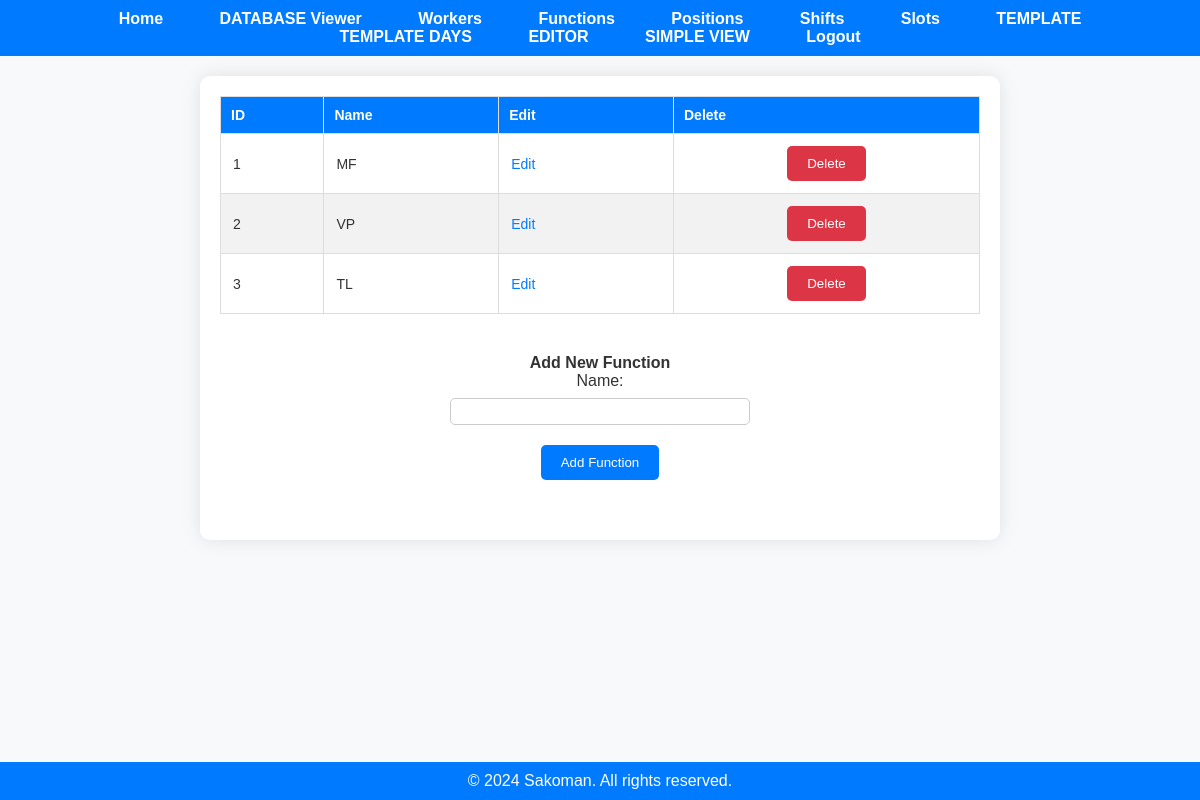
The app's page /functions (signed in), older data.
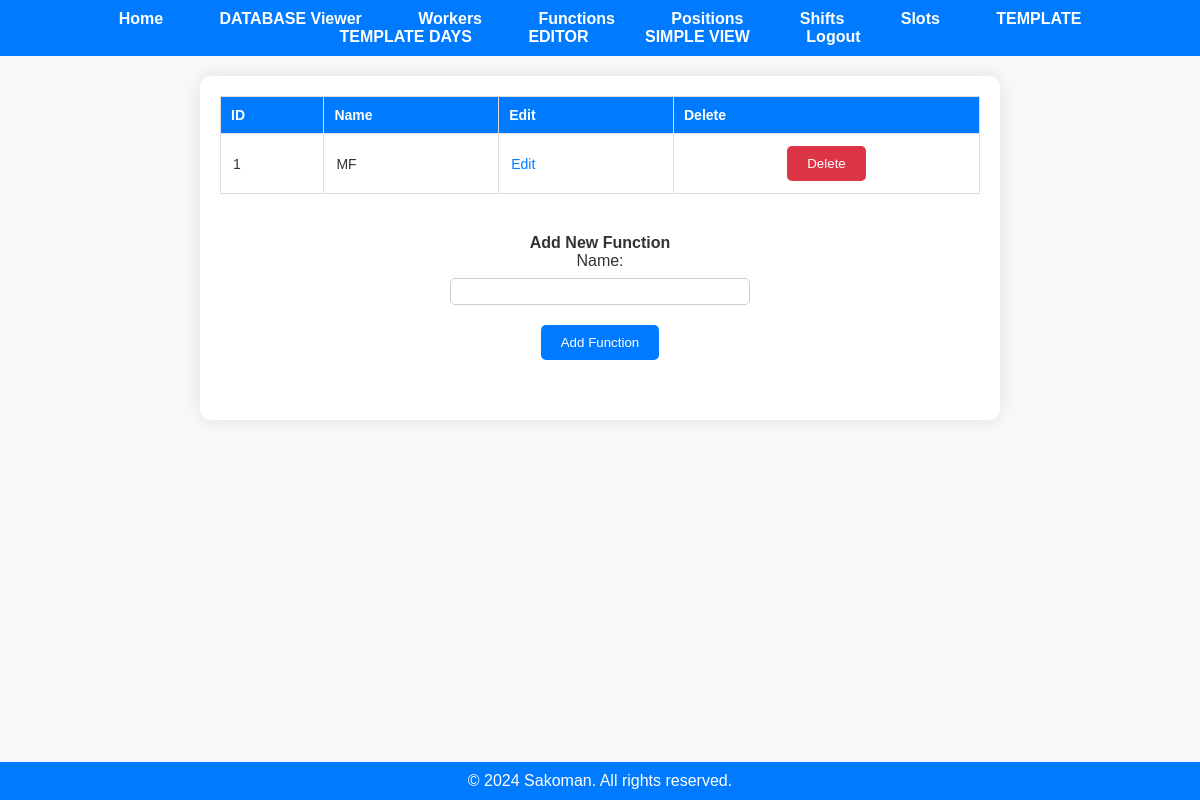
The same page, newer data.
### app.py (models this page shows)
class Function(db.Model):
    function_id = db.Column(db.Integer, primary_key=True)
    user_id = db.Column(db.Integer, nullable=False)
    name = db.Column(db.String(50), nullable=False)
    workers = db.relationship('Worker', back_populates='function')

### app.py (the view)
@app.route('/functions')
@employer_required
def display_functions():
    if 'user_id' not in session:
        flash('You must be logged in to view this page.', 'error')
        return redirect(url_for('login'))
    user_id = session['user_id']
    functions = fetch_all(user_id, 'Function')
    return render_template('functions.html', functions=functions)

### app.py (called while the page is built)
@login_manager.user_loader
def load_user(user_id):
    return User.query.get(int(user_id))

def employer_required(func):
    @wraps(func)
    def decorated_function(*args, **kwargs):
        if not current_user.is_authenticated:
            flash('You must be logged in to view this page.', 'error')
            return redirect(url_for('login'))
        if current_user.role != 'employer':
            flash('You do not have permission to view this page.', 'error')
            return redirect('/')
        return func(*args, **kwargs)
    return decorated_function

def fetch_all(user_id, table_name):
    if table_name not in ['Worker', 'Function', 'Position', 'Shift', 'Slot', 'Year_Days', 'Schedule']:
        return None
    table_class = globals()[table_name]
    items = table_class.query.filter_by(user_id=user_id).all()
    return items

### templates/functions.html (shortened to what this page needs)
<!DOCTYPE html>
<html lang="en">
<head>
    <link rel="stylesheet" href="{{ url_for('static', filename='styles.css') }}">
</head>
<body>
    {% include 'navbar.html' %}
    <div class="container">
        <div class="existing-items-section">
            {% if functions %}
                <table class="data-table">
                    <thead>
                        <tr>
                            <th>ID</th>
                            <th>Name</th>
                            <th>Edit</th>
                            <th>Delete</th>
                        </tr>
                    </thead>
                    <tbody>
                        {% for function in functions %}
                            <tr>
                                <td>{{ function.function_id }}</td>
                                <td>{{ function.name }}</td>
                                <td>
                                    <a href="/edit/Function/{{ function.function_id }}" class="action-link">Edit</a>
                                </td>
                                <td>
                                    <form action="/delete/Function/{{ function.function_id }}" method="post">
                                        <button type="submit" class="delete-button">Delete</button>
                                    </form>
                                </td>
                            </tr>
                        {% endfor %}
                    </tbody>
                </table>
            {% else %}
                <p>No functions available.</p>
            {% endif %}
        </div>
        <div class="add-item-section">
            <h2>Add New Function</h2>
            <form action="/add/Function" method="post" class="add-form">
                <label for="name">Name:</label>
                <input type="text" id="name" name="name">
                <button type="submit" class="add-button">Add Function</button>
            </form>
        </div>
    </div>
    <div class="footer">
        &copy; 2024 Sakoman. All rights reserved.
    </div>
</body>
</html>

Row changes from the older to the newer data that the page shows:
removed Function: function_id "2", name "VP"
removed Function: function_id "3", name "TL"
